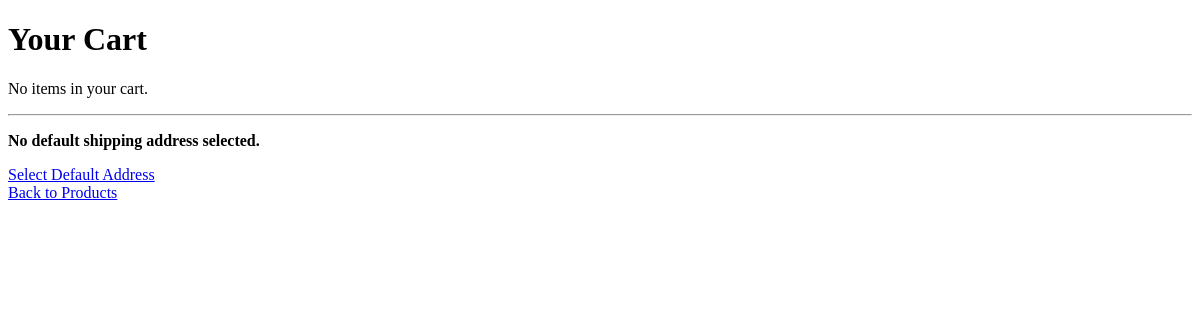
/cart/ (signed in), run on an earlier commit of the app's database.
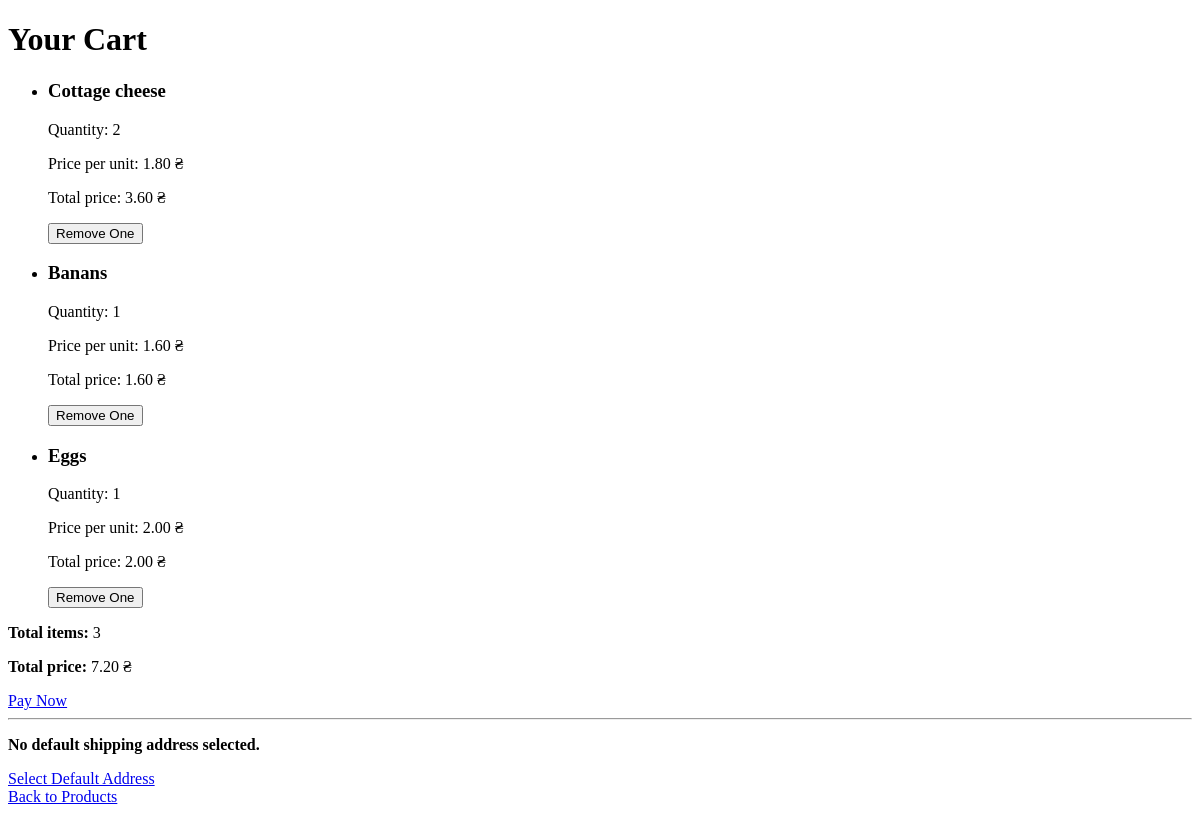
And on a later commit of the database.
### cart/models.py (models this page shows, shortened)
class CartItem(models.Model):
    cart = models.ForeignKey(Cart, on_delete=models.CASCADE, related_name='items')
    product = models.ForeignKey(Product, on_delete=models.CASCADE)
    quantity = models.IntegerField(default=1)
    @property
    def total_price(self):
        return self.quantity * self.product.price

### Products/models.py (models this page shows, shortened)
class Product(models.Model):
    title = models.CharField(max_length=200)
    price = models.DecimalField(max_digits=10, decimal_places=2)
    description = models.TextField()
    stock = models.IntegerField()
    price_1kg = models.DecimalField(max_digits=10, decimal_places=2)
    image = models.ImageField(upload_to='media/', default='media/default.jpg')
    category = models.ForeignKey(Category, on_delete=models.SET_NULL, null=True, blank=True)

### cart/views.py (the view)
# urls.py: path('', views.cart_view, name='cart_detail'),  # Головна сторінка кошика
@login_required
def cart_view(request):
    cart, _ = Cart.objects.get_or_create(user=request.user)
    cart_items = cart.items.all()
    total_price = sum(item.total_price for item in cart_items)
    default_address = Address.objects.filter(is_default=True).first()
    return render(request, 'cart.html', {
        'cart_items': cart_items,
        'total_price': total_price,
        'default_address': default_address,
    })

### templates/cart.html (shortened to what this page needs)
<!DOCTYPE html>
<html lang="en">
<head>
</head>
<body>
    <h1>Your Cart</h1>
    {% if cart_items %}
        <ul>
            {% for item in cart_items %}
                <li>
                    <h3>{{ item.product.title }}</h3>
                    <p>Quantity: {{ item.quantity }}</p>
                    <p>Price per unit: {{ item.product.price }} ₴</p>
                    <p>Total price: {{ item.total_price }} ₴</p>
                    <form action="{% url 'remove_from_cart' item.product.id %}" method="POST" style="display:inline;">
                        <button type="submit" class="btn btn-danger">Remove One</button>
                    </form>
                </li>
            {% endfor %}
        </ul>
        <p><strong>Total items:</strong> {{ cart_items|length }}</p>
        <p><strong>Total price:</strong> {{ total_price }} ₴</p>
        <div class="mt-4">
            <a href="{% url 'create_payment' %}" class="btn btn-success">Pay Now</a>
        </div>
    {% else %}
        <p>No items in your cart.</p>
    {% endif %}
    <hr>
    {% if default_address %}
        <p><strong>Default Shipping Address:</strong> {{ default_address.street }}</p>
        <a href="{% url 'shipping:set_default_address' %}" class="btn btn-warning">Change Default Address</a>
    {% else %}
        <p><strong>No default shipping address selected.</strong></p>
        <a href="{% url 'shipping:set_default_address' %}" class="btn btn-primary">Select Default Address</a>
    {% endif %}
    <div class="mt-4">
        <a href="{% url 'index' %}" class="btn btn-primary">Back to Products</a>
    </div>
</body>
</html>

What changed in the data, as far as the page shows it:
added CartItem: product "Сottage cheese", quantity "2", product.price "1.80", total_price "3.60"
added CartItem: product "Banans", quantity "1", product.price "1.60", total_price "1.60"
added CartItem: product "Eggs", quantity "1", product.price "2.00", total_price "2.00"
Also different on the page:
{{ cart_items|length }}: (not shown) → "3"
{{ total_price }}: (not shown) → "7.20"
text no longer shown: "No items in your cart."
text now shown: "Total items: Total price: ₴ Pay Now"
